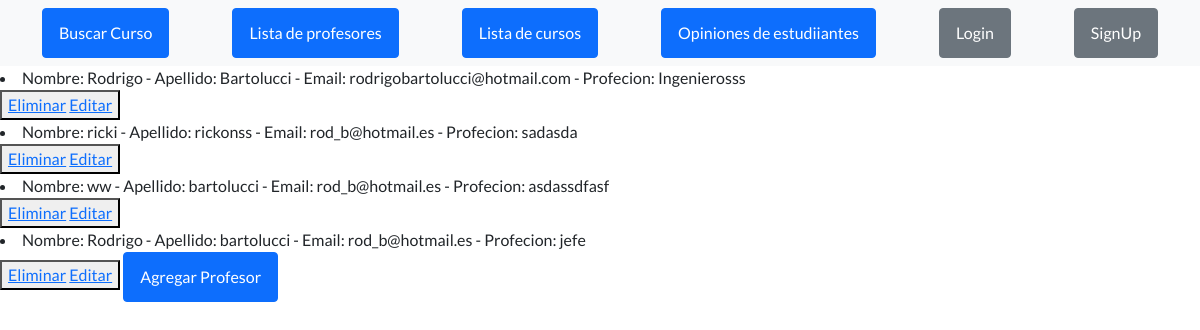
Screenshot of /mostrar_profesores/ with the database file from the repository.
### appCoder/models.py (models this page shows)
class Profesor(models.Model):
    nombre=models.CharField(max_length=40)
    apellido=models.CharField(max_length=40)
    email=models.EmailField()
    profesion=models.CharField(max_length=40)
    def __str__(self) -> str:
        return f' Nombre: {self.nombre} - Apellido: {self.apellido} - Email: {self.email} - Profecion: {self.profesion}'

### appCoder/views.py (the view)
# urls.py: path('mostrar_profesores/', mostrar_profesores, name='mostrar_profesores'),
def mostrar_profesores(request):
      profesores= Profesor.objects.all()
      context = {'profesores': profesores}
      return render(request, 'mostrar_profesores.html', context=context)

### appCoder/templates/mostrar_profesores.html
{% extends "index.html" %}
{%load static %}
{% block codigoDinamico %}
{% for p in profesores %}
    <li>{{ p }}</li>
         <button>
            <a href="{% url 'eliminar_profesor' p.id %}"> Eliminar</a>
            <a href="{% url 'EditarProfesor' p.id %}"> Editar</a>
         </button>
{% endfor %}
<a class="btn btn-primary" href="{% url 'profesores' %}"> Agregar Profesor </a>
{% endblock %}

### rows the page displays
Profesor: nombre+apellido+email "Nombre: Rodrigo - Apellido: Bartolucci - Email: rodrigobartolucci@hotmail.com - Profecion: Ingenierosss"
Profesor: nombre+apellido+email "Nombre: ricki - Apellido: rickonss - Email: rod_b@hotmail.es - Profecion: sadasda"
Profesor: nombre+apellido+email "Nombre: ww - Apellido: bartolucci - Email: rod_b@hotmail.es - Profecion: asdassdfasf"
Profesor: nombre+apellido+email "Nombre: Rodrigo - Apellido: bartolucci - Email: rod_b@hotmail.es - Profecion: jefe"
